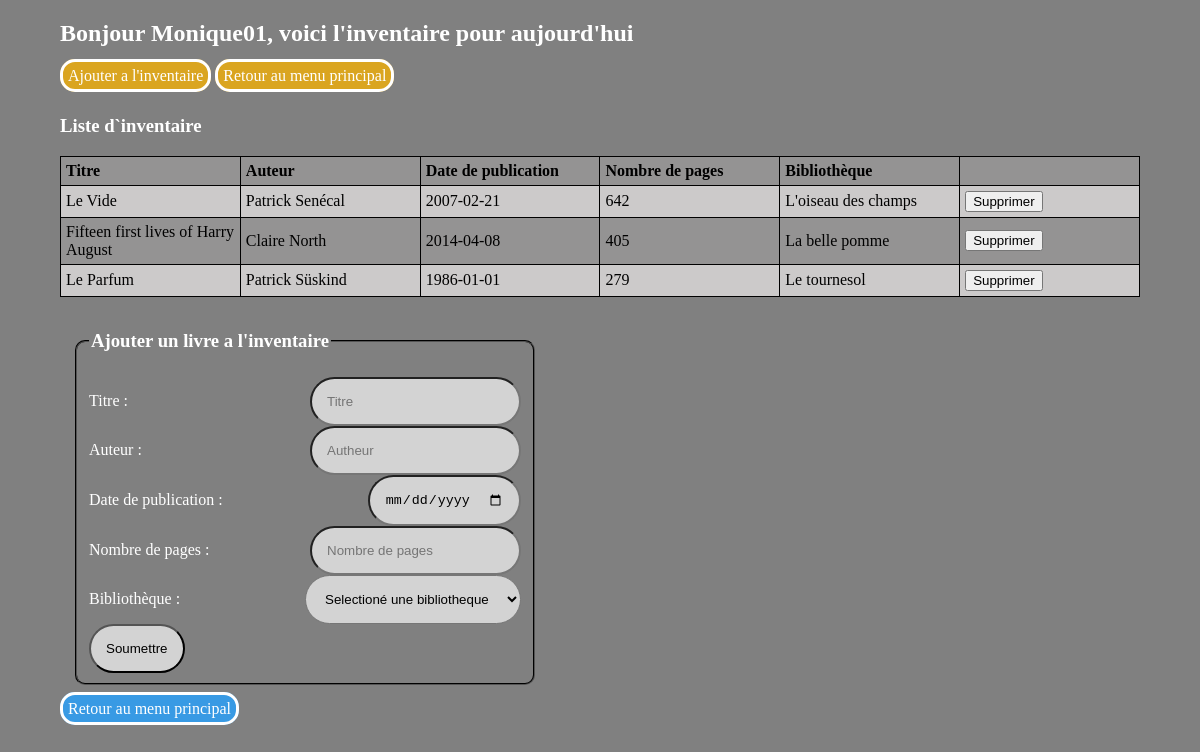
The page /employesInventaire.php (signed in) on the database its author committed.
### tables this page shows
CREATE TABLE `livres` (
  `id` int NOT NULL,
  `titre` text NOT NULL,
  `auteur` varchar(20) NOT NULL,
  `date_publication` date NOT NULL,
  `nombre_pages` int NOT NULL,
  `bibli_id` int NOT NULL
);

CREATE TABLE `bibliotheque` (
  `id` int NOT NULL,
  `Nom` varchar(25) NOT NULL,
  `adresse_id` int NOT NULL
);

### employesInventaire.php (the view, shortened to what this page needs)
<!DOCTYPE html>
<html lang="en">
<head>
    <link rel="stylesheet" href="style/css/style.css">
</head>
<body>
    <?php
    $mysqli = new mysqli($host, $username, $password, $database);
    if (isset($_SESSION["user"])) {
        echo "<h2> Bonjour " . $_SESSION["user"] . ", voici l'inventaire pour aujourd'hui</h2>";
    }
    ?>
    <nav>
        <a href="#addBook">Ajouter a l'inventaire</a>
        <a href="employesHomePage.php">Retour au menu principal</a>
    </nav>
    <?php
    $sql = "SELECT livres.id, `titre`, `auteur`, `date_publication`, `nombre_pages`, `Nom` FROM `livres` INNER JOIN `bibliotheque` ON livres.bibli_id = bibliotheque.id ORDER BY `Nom` ASC";
    $result = $mysqli->query($sql);
    echo '<h3>Liste d`inventaire</h3>';
    echo '<table><tr><th>Titre</th><th>Auteur</th><th>Date de publication</th><th>Nombre de pages</th><th>Bibliothèque</th><th></th></tr>';
    while ($row = $result->fetch_assoc()) {
        echo "<tr>";
        echo "<td>" . $row["titre"] . "</td>";
        echo "<td>" . $row["auteur"] . "</td>";
        echo "<td>" . $row["date_publication"] . "</td>";
        echo "<td>" . $row["nombre_pages"] . "</td>";
        echo "<td>" . $row["Nom"] . "</td>";
        echo '<td><form action="supprimeInventaire.php" method="POST">
    <input type="number" value=' . $row["id"] . ' hidden name="id" id="id">
    <input type="submit" value="Supprimer">
</form></td>';
        echo "</tr>";
    }
    echo "</table>";
    ?>
    <fieldset>
        <legend>
            <h3 id="addBook">Ajouter un livre a l'inventaire</h3>
        </legend>
        <form action="ajoutInvnetaire.php" method="POST">
            <div>
                <label for="titre">Titre :</label>
                <input type="text" name="titre" id="titre" placeholder="Titre" required>
            </div>
            <div>
                <label for="autheur">Auteur :</label>
                <input type="text" name="autheur" id="autheur" placeholder="Autheur" required>
            </div>
            <div>
                <label for="publiDate">Date de publication :</label>
                <input type="date" name="publiDate" id="publiDate" placeholder="Date de publication" required>
            </div>
            <div>
                <label for="pages">Nombre de pages :</label>
                <input type="number" name="pages" id="pages" placeholder="Nombre de pages" required>
            </div>
            <div>
                <label for="bibli">Bibliothèque :</label>
                <select name="bibli" id="bibli" required>
                    <option value="Selectioné une bibliotheque" disabled selected>Selectioné une bibliotheque</option>
                </select>
            </div>
            <input type="submit" value="Soumettre">
        </form>
    </fieldset>
    <a class="retourBtn" href="employesHomePage.php">Retour au menu principal</a>
</body>
</html>

### style/css/style.css (style rules this page uses)
body { background-color: grey; width: 90%; max-width: 1280px; margin: auto; }
h1, h2, h3, p, legend { color: white; }
fieldset { display: block; border-color: black; width: 40%; margin: 15px; border-radius: 10px; }
fieldset form div { display: flex; justify-content: space-between; align-items: center; }
fieldset form label { color: white; }
fieldset form input, fieldset form select { background-color: lightgray; border-radius: 50px; padding: 15px; }
nav { margin-bottom: 30px; }
nav a { text-decoration: none; color: white; background-color: goldenrod; border: solid; border-radius: 15px; padding: 5px; }
table, th, td { text-align: left; color: black; border: 1px solid black; border-collapse: collapse; padding: 5px; table-layout: fixed; }
table { width: 100%; }
tr:nth-child(odd) { background-color: #949393; }
tr:nth-child(even) { background-color: #cccaca; }
.retourBtn { text-decoration: none; color: white; background-color: rgb(56, 154, 228); border: solid; border-radius: 15px; padding: 5px; }

### rows shown on the page
livres: titre "Le Vide", auteur "Patrick Senécal", date_publication "2007-02-21", nombre_pages "642", bibli.Nom "L'oiseau des champs"
livres: titre "Fifteen first lives of Harry August", auteur "Claire North", date_publication "2014-04-08", nombre_pages "405", bibli.Nom "La belle pomme"
livres: titre "Le Parfum", auteur "Patrick Süskind", date_publication "1986-01-01", nombre_pages "279", bibli.Nom "Le tournesol"

### other values the page prints
$_SESSION["user"] "Monique01"
